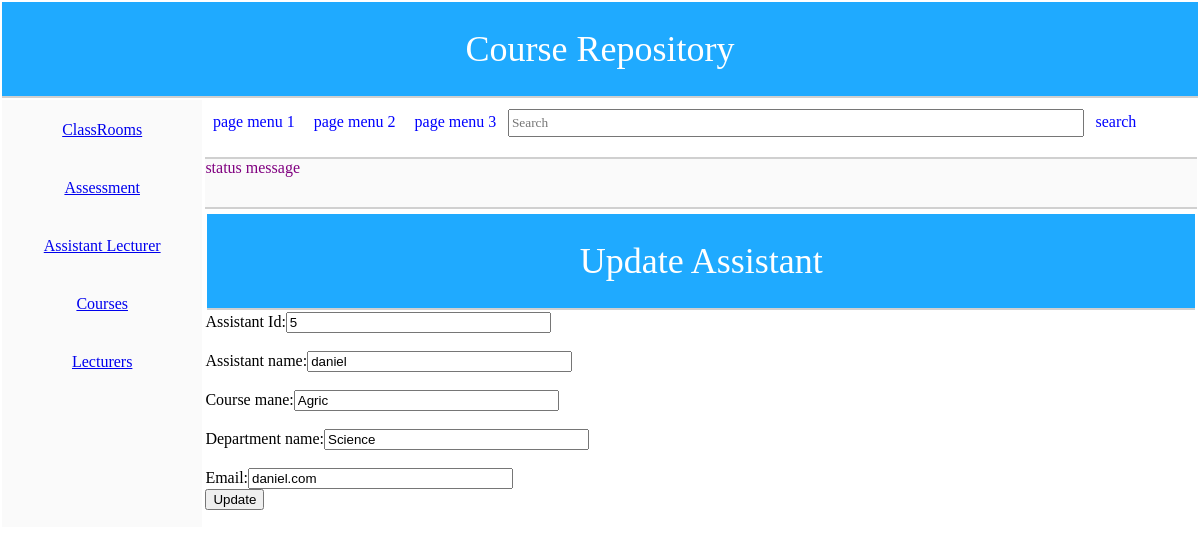
Page /assistantupdate.php?id=5 on the committed database.
### tables this page shows
CREATE TABLE IF NOT EXISTS `assistant` (
`assistant_id` int(11) NOT NULL,
  `assistant_name` varchar(100) NOT NULL,
  `assistant_email` varchar(100) NOT NULL,
  `department_name` varchar(100) NOT NULL,
  `course_name` varchar(100) NOT NULL
);

### adb.php (called while the page is built, shortened)
<?php
class adb {
    var $link;
    var $result;
    function connect() {
        $this->link = mysql_connect(DB_HOST , DB_USER, DB_PWORD);
        return true;
    }
    function fetch() {
        return mysql_fetch_assoc($this->result);
    }
    function query($str_sql) {
        $this->result = mysql_query($str_sql,$this->link);
        return true;
    }
}
?>

### assistantupdate.php (the view, shortened to what this page needs)
<html>
    <head>
        <link rel="stylesheet" href="css/style.css">
    </head>
    <body>
        <table id= "tableBody" width="100%">
            <tr>
                <td colspan="2" id="pageheader">
                    Course Repository
                </td>
            </tr>
            <tr>
                <td id="mainnav">
                    <div class="menuitem">
                    <a href='display.php?id={$row['ID']}'/>ClassRooms
                    </div>
                    <div class="menuitem">
                    <a href='displayassess.php?id={$row['ID']}'/>Assessment
                    </div>
                    <div class="menuitem">
                    <a href='assistantview.php?id={$row['ID']}'/>Assistant Lecturer
                    </div>
                    <div class="menuitem">
                    <a href='viewcourse.php?id={$row['ID']}'/>Courses
                    </div>
                    <div class="menuitem">
                    <a href='viewlecturers.php?id={$row['ID']}'/>Lecturers
                    </div>
                </td>
                <td id="content">
                    <div id="divPageMenu">
                        <span class="menuitem" >page menu 1</span>
                        <span class="menuitem" >page menu 2</span>
                        <span class="menuitem" >page menu 3</span>
                        <input type="text" id="txtSearch" placeholder = "Search"/>
                        <span class="menuitem">search</span>
                    </div>
                    <div id="divStatus" class="status">
                        status message
                    </div>
                    <div id="divContent">
        <table id= "tableBody" width="100%">
            <tr>
                <td colspan="2" id="pageheader">
                    Update Assistant
                </td>
            </tr>
        </table>
    <?php
        if(isset($_REQUEST['id'])){
            $id=$_REQUEST['id'];
            include_once("assistant.php");
            $obj=new assistant();
            $result=$obj->get_assistant($id);
        }
    ?>
    <form action="assistantupdate.php" method="POST">
            <div> Assistant Id:<input type="text" name="id" size="30" value="<?php echo $result['assistant_id']?>"/>
            </div><br>
            <div> Assistant name:<input type="text" name="mn" size="30" value="<?php echo $result['assistant_name']?>"/>
            </div><br>
            <div> Course mane:<input type="text" name="ci" size="30" value="<?php echo $result['course_name']?>"/>
            </div><br>
            <div> Department name:<input type="text" name="dp" size="30" value="<?php echo $result['department_name']?>"/>
            </div><br>
            <div> Email:<input type="text" name="ee" size="30" value="<?php echo $result['assistant_email']?>"/>
            </div>
            <input type="submit" value="Update">
    </form>
    </body>
    </head>
</html>

### css/style.css (style rules this page uses)
body { margin: 0px; }
.status { background-color:#fafafa; color: purple; border-bottom: solid 2px #d0d0d0; font-weight: solid; }
#mainnav .menuitem { color:black; cursor:hand; padding: 20px; }
#divPageMenu .menuitem { color:blue; cursor:hand; padding: 0.2cm; }
#pageheader { height: 1in; background-color: 1faaff; font-size: 36px; color: ffffff; text-align: center; border-bottom: solid 2px #d0d0d0; }
#mainnav { text-align: center; width:2in; vertical-align:top; background-color:#fafafa; }
#content { width:10in; vertical-align:top; background-color:#ffffff; }
#divPageMenu { height:0.5in; border-bottom: solid 2px #d0d0d0; padding-top: 0.2cm; }
#divStatus { height:0.5in; }
#txtSearch { height: 0.3in; width: 6in; font-family: cursive; }
#divContent { padding-top: 0.1cm; background-color:white; }

### rows in the picture
assistant: id "5", mn "daniel", ci "Agric", dp "Science", ee "daniel.com"
